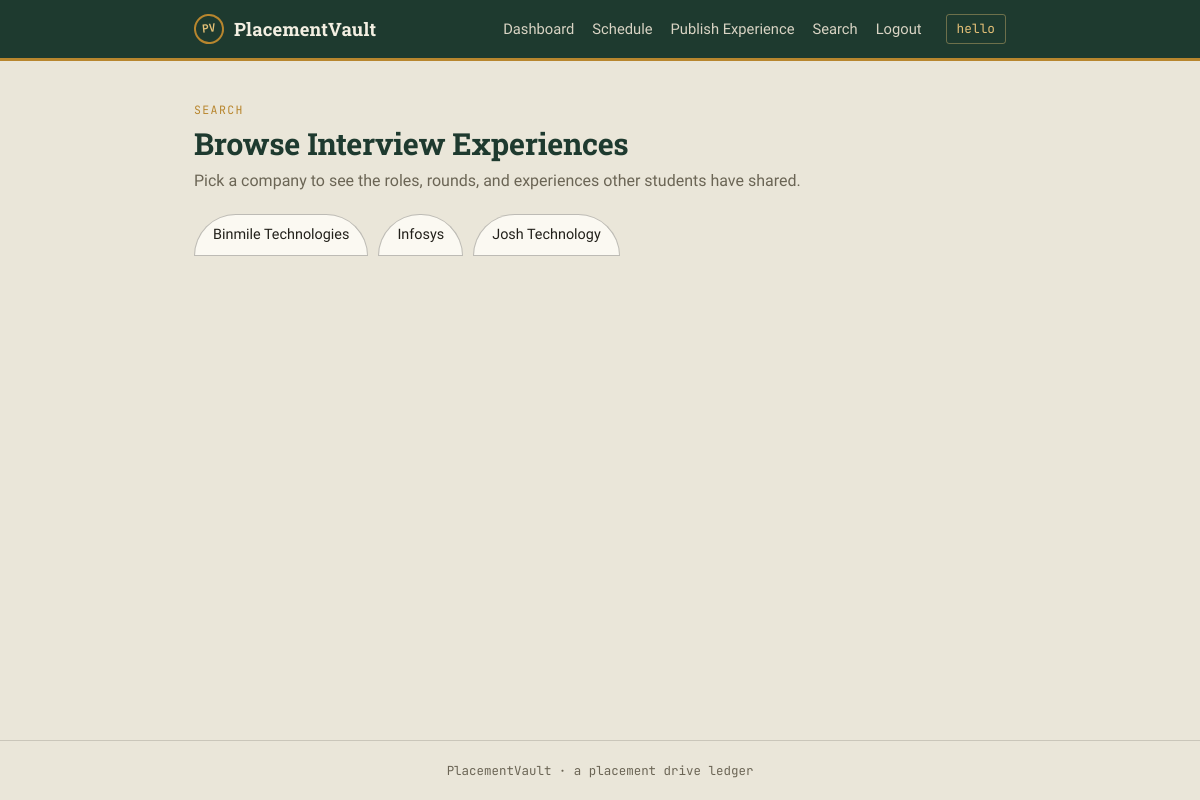
The app's page /search/ (signed in) with its own data.
### placementvault/models.py (models this page shows, shortened)
class Experience(models.Model):
    user = models.ForeignKey(User, on_delete=models.CASCADE, related_name='experiences')
    company_name = models.CharField(max_length=150)
    role = models.CharField(max_length=150)
    interview_round = models.CharField(max_length=150)
    focus_subject = models.CharField(max_length=150)
    experience_text = models.TextField()
    created_at = models.DateTimeField(auto_now_add=True)
    class Meta:
        ordering = ['-created_at']

### placementvault/views.py (the view)
# urls.py: path('search/', views.search_company, name='search_company'),
@login_required
def search_company(request):
    companies = (
        Experience.objects.order_by('company_name')
        .values_list('company_name', flat=True).distinct()
    )
    return render(request, 'search_company.html', {'companies': companies})

### templates/search_company.html (shortened to what this page needs)
{% extends 'base.html' %}
{% block content %}
<p class="eyebrow">Search</p>
<h1>Browse Interview Experiences</h1>
<p class="subtitle">Pick a company to see the roles, rounds, and experiences other students have shared.</p>
{% if companies %}
<div class="chip-list">
    {% for c in companies %}
    <a class="chip" href="{% url 'search_roles' %}?company={{ c|urlencode }}">{{ c }}</a>
    {% endfor %}
</div>
{% else %}
<p class="empty-state">No experiences have been published yet. <a href="{% url 'experience_add' %}">Be the first to share one</a>.</p>
{% endif %}
{% endblock %}

### templates/base.html (shortened to what this page needs)
{% load static %}<!DOCTYPE html>
<html lang="en">
<head>
    <link rel="stylesheet" href="{% static 'css/style.css' %}">
</head>
<body>
    <header class="site-header">
        <div class="wrap header-inner">
            <a href="{% url 'dashboard' %}" class="brand">
                <span class="brand-mark">PV</span>
                <span class="brand-text">PlacementVault</span>
            </a>
            {% if user.is_authenticated %}
            <nav class="nav-links">
                <a href="{% url 'dashboard' %}">Dashboard</a>
                <a href="{% url 'schedule_list' %}">Schedule</a>
                <a href="{% url 'experience_add' %}">Publish Experience</a>
                <a href="{% url 'search_company' %}">Search</a>
                <a href="{% url 'logout' %}">Logout</a>
            </nav>
            <span class="welcome-user">{{ user.username }}</span>
            {% endif %}
        </div>
    </header>
    <main class="wrap page">
        {% block content %}{% endblock %}
    </main>
    <footer class="site-footer">
        <div class="wrap">
            <p>PlacementVault &middot; a placement drive ledger</p>
        </div>
    </footer>
</body>
</html>

### static/css/style.css (style rules this page uses)
:root { --ink-green: #1E3A2F; --ink-green-dark: #142822; --parchment: #EAE6D9; --card: #FBF9F2; --gold: #B8862E; --gold-light: #E4C077; --text-primary: #22201A; --text-muted: #6B6555; --danger: #8C2F2F; --danger-light: #F4E4E1; --success: #2F5B3F; --success-light: #E4EEE3; --border: rgba(34, 32, 26, 0.16); --border-strong: rgba(34, 32, 26, 0.28); --font-display: 'Roboto Slab', 'Georgia', serif; --font-body: 'Work Sans', -apple-system, sans-serif; --font-mono: 'JetBrains Mono', 'Courier New', monospace; --radius: 3px; }
* { box-sizing: border-box; }
html { -webkit-text-size-adjust: 100%; }
body { margin: 0; background: var(--parchment); color: var(--text-primary); font-family: var(--font-body); font-size: 16px; line-height: 1.55; min-height: 100vh; display: flex; flex-direction: column; }
.wrap { width: 100%; max-width: 860px; margin: 0 auto; padding: 0 24px; }
h1, h2, h3 { font-family: var(--font-display); font-weight: 700; color: var(--ink-green); line-height: 1.2; margin: 0 0 8px; }
h1 { font-size: 1.9rem; letter-spacing: -0.01em; }
a { color: var(--ink-green); text-decoration: none; }
.site-header { background: var(--ink-green); border-bottom: 3px solid var(--gold); }
.header-inner { display: flex; align-items: center; gap: 24px; padding: 14px 24px; flex-wrap: wrap; }
.brand { display: flex; align-items: center; gap: 10px; font-family: var(--font-display); font-weight: 700; color: #F3EFE2 !important; font-size: 1.15rem; letter-spacing: 0.01em; margin-right: auto; }
.brand-mark { display: inline-flex; align-items: center; justify-content: center; width: 30px; height: 30px; border: 2px solid var(--gold); border-radius: 50%; font-family: var(--font-mono); font-size: 0.7rem; color: var(--gold-light); transform: rotate(-6deg); }
.nav-links { display: flex; gap: 18px; flex-wrap: wrap; }
.nav-links a { color: #D9D4C4 !important; font-size: 0.92rem; font-weight: 500; }
.welcome-user { font-family: var(--font-mono); font-size: 0.8rem; color: var(--gold-light); border: 1px solid rgba(228, 192, 119, 0.4); padding: 4px 10px; border-radius: var(--radius); }
.page { flex: 1; padding: 40px 24px 60px; }
.eyebrow { font-family: var(--font-mono); text-transform: uppercase; letter-spacing: 0.12em; font-size: 0.72rem; color: var(--gold); margin: 0 0 6px; }
.subtitle { color: var(--text-muted); margin-top: 0; }
.site-footer { border-top: 1px solid var(--border); padding: 20px 24px; text-align: center; }
.site-footer p { font-family: var(--font-mono); font-size: 0.78rem; color: var(--text-muted); margin: 0; }
.chip-list { display: flex; flex-wrap: wrap; gap: 10px; margin-top: 20px; }
.chip { background: var(--card); border: 1px solid var(--border-strong); border-radius: 999px 999px 4px 4px; padding: 9px 18px; font-size: 0.9rem; font-weight: 500; color: var(--text-primary) !important; }

### records on screen
Experience: company_name "Binmile Technologies"
Experience: company_name "Infosys"
Experience: company_name "Josh Technology"

### other values on screen
{{ user.username }} "hello"
